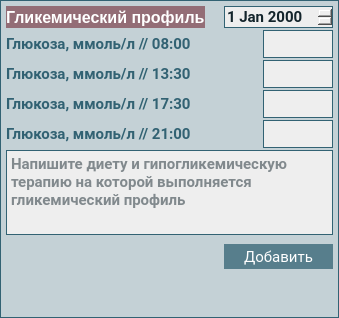
             <widget class="QFrame" name="glyc_frame">
              <property name="styleSheet">
               <string notr="true">font-size: 11pt;
color: rgba(50, 98, 115, 255);
border: 1px solid  rgba(50, 98, 115, 255);
background-color: rgba(50, 98, 115, 40);</string>
              </property>
              <layout class="QGridLayout" name="gridLayout_4">
               <property name="leftMargin">
                <number>5</number>
               </property>
               <property name="topMargin">
                <number>5</number>
               </property>
               <property name="rightMargin">
                <number>5</number>
               </property>
               <property name="bottomMargin">
                <number>5</number>
               </property>
               <property name="spacing">
                <number>2</number>
               </property>
               <item row="8" column="0" colspan="6">
                <widget class="QLabel" name="label_GlucPr_report">
                 <property name="maximumSize">
                  <size>
                   <width>16777215</width>
                   <height>33</height>
                  </size>
                 </property>
                 <property name="font">
                  <font>
                   <family>Roboto</family>
                   <pointsize>11</pointsize>
                   <bold>true</bold>
                  </font>
                 </property>
                 <property name="styleSheet">
                  <string notr="true">color: #326273;
font-weight: bold;
background-color: transparent;
border: none;</string>
                 </property>
                 <property name="text">
                  <string>&lt;html&gt;&lt;head/&gt;&lt;body&gt;&lt;p&gt;&lt;br/&gt;&lt;/p&gt;&lt;/body&gt;&lt;/html&gt;</string>
                 </property>
                 <property name="alignment">
                  <set>Qt::AlignCenter</set>
                 </property>
                </widget>
               </item>
               <item row="4" column="5">
                <widget class="QLineEdit" name="lineEdit_glucprof_21_00">
                 <property name="minimumSize">
                  <size>
                   <width>0</width>
                   <height>28</height>
                  </size>
                 </property>
                 <property name="maximumSize">
                  <size>
                   <width>70</width>
                   <height>16777215</height>
                  </size>
                 </property>
                 <property name="font">
                  <font>
                   <family>Roboto</family>
                   <pointsize>11</pointsize>
                   <bold>true</bold>
                  </font>
                 </property>
                 <property name="styleSheet">
                  <string notr="true">background-color: #EEEEEE;
color: #13242B;
border: 1px solid #326273;
font-weight: bold;
font-size: 11pt;
</string>
                 </property>
                </widget>
               </item>
               <item row="1" column="4" rowspan="4">
                <spacer name="horizontalSpacer_15">
                 <property name="orientation">
                  <enum>Qt::Horizontal</enum>
                 </property>
                 <property name="sizeType">
                  <enum>QSizePolicy::Expanding</enum>
                 </property>
                 <property name="sizeHint" stdset="0">
                  <size>
                   <width>10</width>
                   <height>20</height>
                  </size>
                 </property>
                </spacer>
               </item>
               <item row="6" column="2" rowspan="2" colspan="4">
                <widget class="QPushButton" name="pushButton_add_GlucPr">
                 <property name="minimumSize">
                  <size>
                   <width>0</width>
                   <height>25</height>
                  </size>
                 </property>
                 <property name="font">
                  <font>
                   <family>Roboto</family>
                   <pointsize>11</pointsize>
                   <bold>false</bold>
                  </font>
                 </property>
                 <property name="styleSheet">
                  <string notr="true">QPushButton {
background-color: rgba(50, 98, 115, 190);
font-size: 11pt;
color: White;
border: None;
}

QPushButton::hover {
background-color: rgba(50, 98, 115, 255);
border: 2px solid rgba(92, 158, 173, 255);
}

QPushButton::pressed {
background-color: rgba(92, 158, 173, 255);
border: 1px solid rgba(255, 255, 255, 255);
}

QPushButton::disabled {
background-color:  rgba(50, 98, 115, 40);
border: 1px solid rgba(50, 98, 115, 150);
color:  rgba(50, 98, 115, 150);
}</string>
                 </property>
                 <property name="text">
                  <string>Добавить</string>
                 </property>
                </widget>
               </item>
               <item row="2" column="5">
                <widget class="QLineEdit" name="lineEdit_glucprof_13_30">
                 <property name="minimumSize">
                  <size>
                   <width>0</width>
                   <height>28</height>
                  </size>
                 </property>
                 <property name="maximumSize">
                  <size>
                   <width>70</width>
                   <height>16777215</height>
                  </size>
                 </property>
                 <property name="font">
                  <font>
                   <family>Roboto</family>
                   <pointsize>11</pointsize>
                   <bold>true</bold>
                  </font>
                 </property>
                 <property name="styleSheet">
                  <string notr="true">background-color: #EEEEEE;
color: #13242B;
border: 1px solid #326273;
font-weight: bold;
font-size: 11pt;
</string>
                 </property>
                </widget>
               </item>
               <item row="1" column="0" colspan="4">
                <widget class="QLabel" name="label_glucprof_08_00">
                 <property name="maximumSize">
                  <size>
                   <width>16777215</width>
                   <height>33</height>
                  </size>
                 </property>
                 <property name="font">
                  <font>
                   <family>Roboto</family>
                   <pointsize>11</pointsize>
                   <bold>true</bold>
                  </font>
                 </property>
                 <property name="styleSheet">
                  <string notr="true">color: #326273;
font-weight: bold;
background-color: transparent;
border: none;</string>
                 </property>
                 <property name="text">
                  <string>Глюкоза, ммоль/л // 08:00</string>
                 </property>
                </widget>
               </item>
               <item row="3" column="0" colspan="4">
                <widget class="QLabel" name="label_glucprof_17_30">
                 <property name="maximumSize">
                  <size>
                   <width>16777215</width>
                   <height>33</height>
                  </size>
                 </property>
                 <property name="font">
                  <font>
                   <family>Roboto</family>
                   <pointsize>11</pointsize>
                   <bold>true</bold>
                  </font>
                 </property>
                 <property name="styleSheet">
                  <string notr="true">color: #326273;
font-weight: bold;
background-color: transparent;
border: none;</string>
                 </property>
                 <property name="text">
                  <string>Глюкоза, ммоль/л // 17:30</string>
                 </property>
                </widget>
               </item>
               <item row="4" column="0" colspan="4">
                <widget class="QLabel" name="label_glucprof_21_00">
                 <property name="maximumSize">
                  <size>
                   <width>16777215</width>
                   <height>33</height>
                  </size>
                 </property>
                 <property name="font">
                  <font>
                   <family>Roboto</family>
                   <pointsize>11</pointsize>
                   <bold>true</bold>
                  </font>
                 </property>
                 <property name="styleSheet">
                  <string notr="true">color: #326273;
font-weight: bold;
background-color: transparent;
border: none;</string>
                 </property>
                 <property name="text">
                  <string>Глюкоза, ммоль/л // 21:00</string>
                 </property>
                </widget>
               </item>
               <item row="5" column="0" colspan="6">
                <widget class="QPlainTextEdit" name="plainTextEdit_glucprof">
                 <property name="maximumSize">
                  <size>
                   <width>16777215</width>
                   <height>85</height>
                  </size>
                 </property>
                 <property name="font">
                  <font>
                   <family>Roboto</family>
                   <pointsize>11</pointsize>
                   <bold>true</bold>
                  </font>
                 </property>
                 <property name="styleSheet">
                  <string notr="true">background-color: #EEEEEE;
color: #13242B;
border: 1px solid #326273;
font-weight: bold;
font-size: 11pt;
</string>
                 </property>
                 <property name="placeholderText">
                  <string>Напишите диету и гипогликемическую терапию на которой выполняется гликемический профиль</string>
                 </property>
                </widget>
               </item>
               <item row="1" column="5">
                <widget class="QLineEdit" name="lineEdit_glucprof_08_00">
                 <property name="minimumSize">
                  <size>
                   <width>0</width>
                   <height>28</height>
                  </size>
                 </property>
                 <property name="maximumSize">
                  <size>
                   <width>70</width>
                   <height>16777215</height>
                  </size>
                 </property>
                 <property name="font">
                  <font>
                   <family>Roboto</family>
                   <pointsize>11</pointsize>
                   <bold>true</bold>
                  </font>
                 </property>
                 <property name="styleSheet">
                  <string notr="true">background-color: #EEEEEE;
color: #13242B;
border: 1px solid #326273;
font-weight: bold;
font-size: 11pt;
</string>
                 </property>
                </widget>
               </item>
               <item row="0" column="2" colspan="4">
                <widget class="QDateEdit" name="dateEdit_GlucPr">
                 <property name="font">
                  <font>
                   <family>Roboto</family>
                   <pointsize>11</pointsize>
                   <bold>true</bold>
                  </font>
                 </property>
                 <property name="styleSheet">
                  <string notr="true">background-color: #EEEEEE;
color: #13242B;
border: 1px solid #326273;
font-weight: bold;
font-size: 11pt;
</string>
                 </property>
                </widget>
               </item>
               <item row="3" column="5">
                <widget class="QLineEdit" name="lineEdit_glucprof_17_30">
                 <property name="minimumSize">
                  <size>
                   <width>0</width>
                   <height>28</height>
                  </size>
                 </property>
                 <property name="maximumSize">
                  <size>
                   <width>70</width>
                   <height>16777215</height>
                  </size>
                 </property>
                 <property name="font">
                  <font>
                   <family>Roboto</family>
                   <pointsize>11</pointsize>
                   <bold>true</bold>
                  </font>
                 </property>
                 <property name="styleSheet">
                  <string notr="true">background-color: #EEEEEE;
color: #13242B;
border: 1px solid #326273;
font-weight: bold;
font-size: 11pt;
</string>
                 </property>
                </widget>
               </item>
               <item row="2" column="0" colspan="4">
                <widget class="QLabel" name="label_glucprof_13_30">
                 <property name="maximumSize">
                  <size>
                   <width>16777215</width>
                   <height>33</height>
                  </size>
                 </property>
                 <property name="font">
                  <font>
                   <family>Roboto</family>
                   <pointsize>11</pointsize>
                   <bold>true</bold>
                  </font>
                 </property>
                 <property name="styleSheet">
                  <string notr="true">color: #326273;
font-weight: bold;
background-color: transparent;
border: none;</string>
                 </property>
                 <property name="text">
                  <string>Глюкоза, ммоль/л // 13:30</string>
                 </property>
                </widget>
               </item>
               <item row="0" column="1">
                <spacer name="horizontalSpacer_13">
                 <property name="orientation">
                  <enum>Qt::Horizontal</enum>
                 </property>
                 <property name="sizeType">
                  <enum>QSizePolicy::Expanding</enum>
                 </property>
                 <property name="sizeHint" stdset="0">
                  <size>
                   <width>15</width>
                   <height>20</height>
                  </size>
                 </property>
                </spacer>
               </item>
               <item row="0" column="0">
                <widget class="QLabel" name="label_4">
                 <property name="styleSheet">
                  <string notr="true">color: White;
font-weight: bold;
font-size: 12pt;
background-color: rgba(112, 38, 50, 150);
border: none;
</string>
                 </property>
                 <property name="text">
                  <string>Гликемический профиль</string>
                 </property>
                </widget>
               </item>
               <item row="6" column="0" rowspan="2">
                <spacer name="verticalSpacer_5">
                 <property name="orientation">
                  <enum>Qt::Vertical</enum>
                 </property>
                 <property name="sizeType">
                  <enum>QSizePolicy::Fixed</enum>
                 </property>
                 <property name="sizeHint" stdset="0">
                  <size>
                   <width>20</width>
                   <height>40</height>
                  </size>
                 </property>
                </spacer>
               </item>
              </layout>
             </widget>
